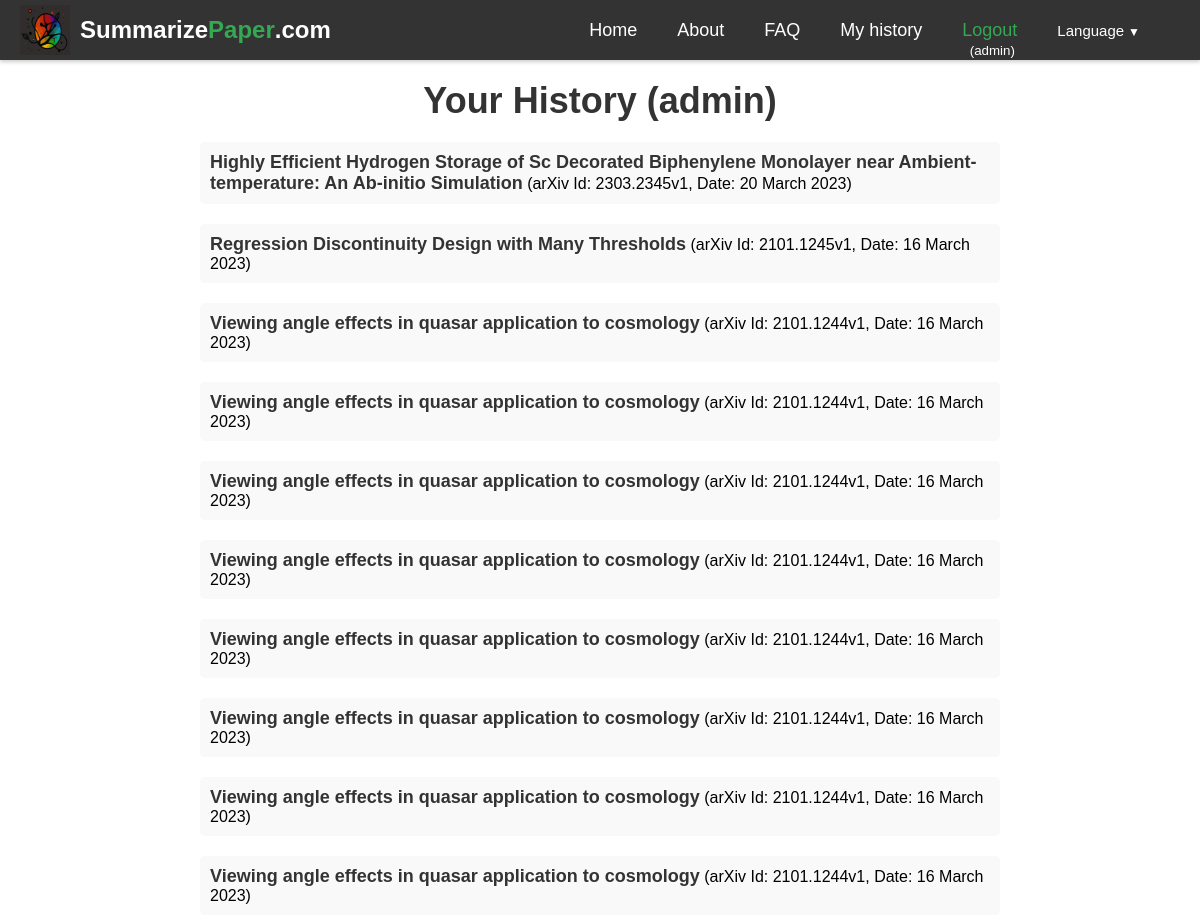
Before: /history/ (signed in, upper part) with the older database file.
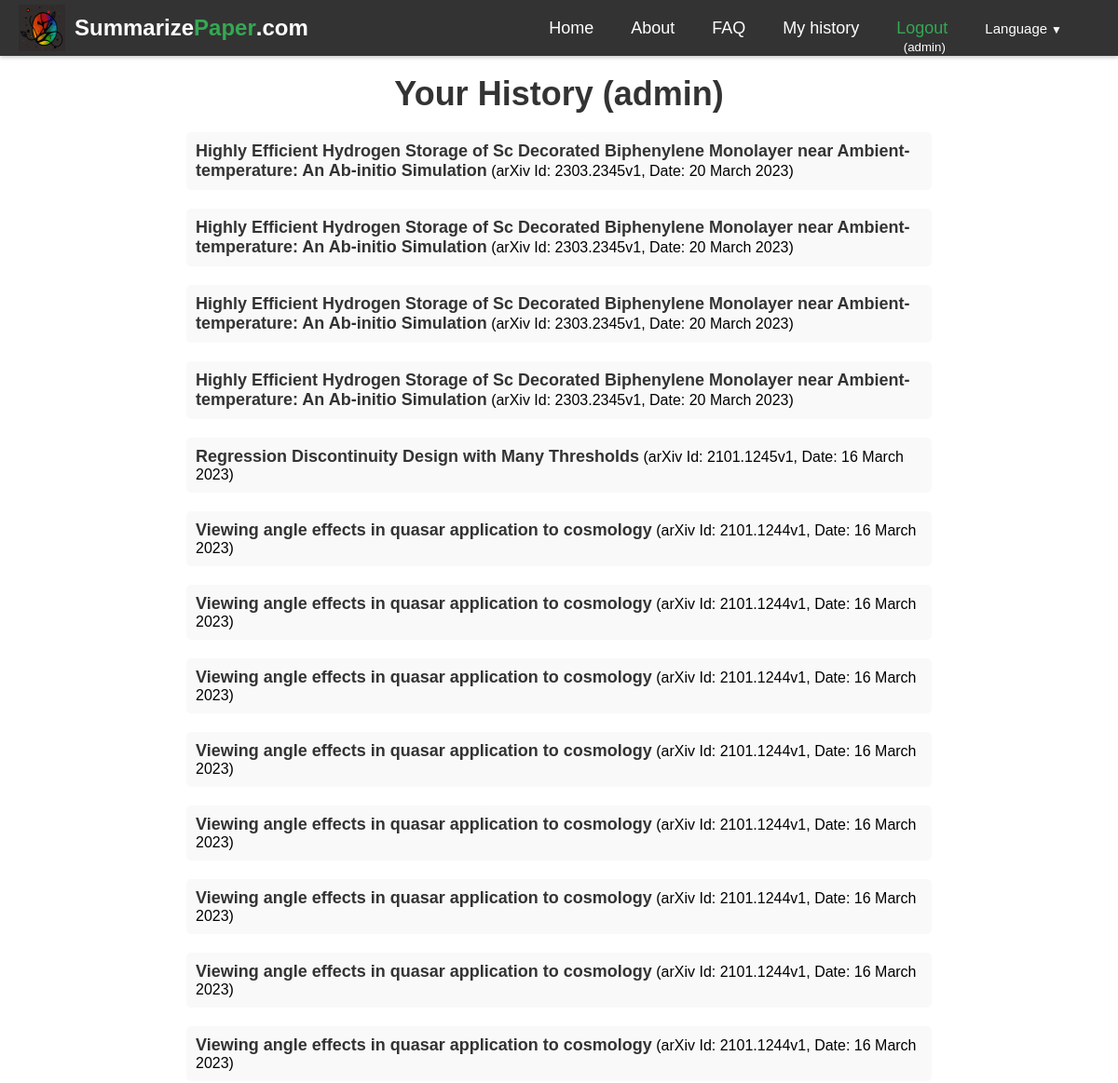
After: the same page with the newer database file.
### summarizer/models.py (models this page shows, shortened)
class PaperHistory(models.Model):
    id = models.AutoField(primary_key=True)
    arxiv_id = models.CharField(max_length=20)
    created = models.DateTimeField(auto_now_add=True)
    user = models.ForeignKey(User,blank=True, null=True, on_delete=models.CASCADE)
    ip_address = models.TextField(blank=True, null=True)
    lang = models.CharField(max_length=10,default='en')
    def __str__(self):
        return self.arxiv_id#+' '+self.user.username

class ArxivPaper(models.Model):
    id = models.AutoField(primary_key=True)
    arxiv_id = models.CharField(max_length=20, unique=True)
    created = models.DateTimeField(auto_now_add=True)
    updated = models.DateTimeField(auto_now=True)
    title = models.CharField(max_length=400, blank=True, null=True)
    abstract = models.TextField(blank=True, null=True)
    authors = models.ManyToManyField(Author, blank=True, through='PaperAuthor')
    link_doi = models.URLField(blank=True, null=True)
    link_homepage = models.URLField(blank=True, null=True)
    published_arxiv = models.DateField(blank=True, null=True)
    journal_ref = models.CharField(max_length=200, blank=True, null=True)
    comments = models.TextField(blank=True, null=True)
    license = models.CharField(max_length=400, blank=True, null=True)
    category = models.CharField(max_length=50, blank=True, null=True)
    updated_arxiv = models.DateField(blank=True, null=True)

### summarizer/views.py (the view)
# urls.py: path("history/", views.history, name="history"),
def history(request):
    stuff_for_frontend={}
    paper_history=[]
    if request.user.is_authenticated:
        auth=True
        history=PaperHistory.objects.filter(user=request.user).order_by('-created')
        print('history',history)
        for h in history:
            arxiv_paper = ArxivPaper.objects.filter(arxiv_id=h.arxiv_id).first()
            paperdate = h.created#.strftime('%d/%m/%Y')
            if arxiv_paper:
                paper_history.append({'arxiv_id': h.arxiv_id, 'title': arxiv_paper.title, 'date': paperdate})
            else:
                paper_history.append({'arxiv_id': h.arxiv_id, 'date': paperdate})
    else:
        auth=False
    stuff_for_frontend.update({
        'auth':auth,
        'paper_history':paper_history
    })
    return render(request, "summarizer/history.html", stuff_for_frontend)

### templates/summarizer/history.html (shortened to what this page needs)
{% extends 'base.html' %}
{% load static %}
{% load i18n %}
{% block content %}
{% if auth %}
<div class="history">
    <h1 class="history-title">{% trans 'Your History' %} ({{ user.username }})</h1>
{% if paper_history %}
<ul class="history-list">
{% for h in paper_history %}
{% if h.title %}
  <li class="history-item"><a href="/{{LANGUAGE_CODE}}/arxiv-id/{{ h.arxiv_id }}" class="history-link">{{ h.title }}</a> (arXiv Id: {{ h.arxiv_id }}, Date: {{ h.date|date:"j F Y" }})</li>
{% else %}
  <li class="history-item">arXiv Id: <a href="/{{LANGUAGE_CODE}}/arxiv-id/{{ h.arxiv_id }}" class="history-link">{{ h.arxiv_id }}</a> (Date: {{ h.date }})</li>
{% endif %}
{% endfor %}
</ul>
{% else %}
<p class="history-message">No history yet</p>
{% endif %}
{% else %}
<p class="history-message">{% trans 'You cannot access this page.' %}</p>
{% endif %}
</div>
{% endblock %}

Changed rows visible on the page:
added PaperHistory: arxiv_id "2303.2345v1", date "20 March 2023"
added PaperHistory: arxiv_id "2303.2345v1", date "20 March 2023"
added PaperHistory: arxiv_id "2303.2345v1", date "20 March 2023"
Other visible differences:
new list line: "Highly Efficient Hydrogen Storage of Sc Decorated Biphenylene Monolayer near Ambient-temperature: An Ab-initio Simulation"
new list line: "(arXiv Id: , Date: )"
new list line: "2303.2345v1 20 March 2023"
